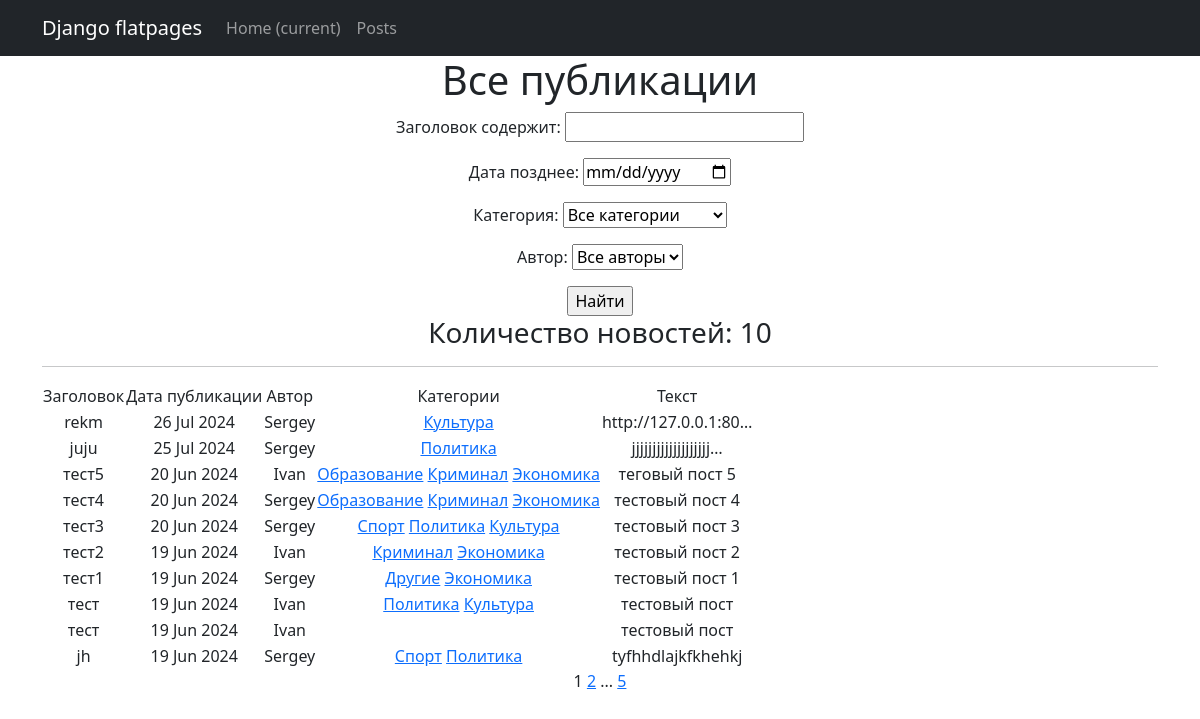
/posts/, run on the app's committed database.
### news_project/models.py (models this page shows, shortened)
class Post(models.Model):
    NEWS = 'NE'
    ARTICLE = 'AR'
    CHOICE_TYPE = [
        (NEWS, 'Новость'),
        (ARTICLE, 'Статья'),
    ]
    postType = models.CharField(max_length=2, choices=CHOICE_TYPE, default='ARTICLE')
    postAuthor = models.ForeignKey(Author, on_delete=models.CASCADE)
    postCategory = models.ManyToManyField(Category, through='PostCategory')
    autoDate = models.DateTimeField(auto_now_add=True)
    title = models.CharField(max_length=128)
    postText = models.TextField()
    postRating = models.SmallIntegerField(default=0)

class Author(models.Model):
    authorUser = models.OneToOneField(User, on_delete=models.CASCADE)
    ratingAuthor = models.SmallIntegerField(default=0)
    def __str__(self):
        return self.authorUser.username

class Category(models.Model):
    SPORT = 'SP'
    POLICY = 'PO'
    CULTURE = 'CU'
    EDUCATION = 'ED'
    HEALTHCARE = 'HE'
    CRIMINAL = 'CR'
    ECONOMY = 'EC'
    OTHER = 'OT'
    CATEGORY_TOPIC = [
        (SPORT, 'Спорт'),
        (POLICY, 'Политика'),
        (CULTURE, 'Культура'),
        (EDUCATION, 'Образование'),
        (HEALTHCARE, 'Здравоохранение'),
        (CRIMINAL, 'Криминал'),
        (ECONOMY, 'Экономика'),
        (OTHER, 'Другие')
    ]
    categoryName = models.CharField(max_length=2, choices=CATEGORY_TOPIC, default='OTHER', unique=True)
    subscribers = models.ManyToManyField(User, related_name='categories')
    def __str__(self):
        return self.get_categoryName_display()

### news_project/views.py (the view)
# urls.py: path('', cache_page(60)(PostsList.as_view()), name='posts_list'),
class PostsList(ListView):
    model = Post
    ordering = '-autoDate'
    template_name = 'posts.html'
    context_object_name = 'posts'
    paginate_by = 10
    def get_queryset(self):
        queryset = super().get_queryset()
        self.filterset = PostFilter(self.request.GET, queryset)
        return self.filterset.qs
    def get_context_data(self, **kwargs):
        context = super().get_context_data(**kwargs)
        context['filterset'] = self.filterset
        return context

### news_project/templatetags/custom_filters.py (called while the page is built)
@register.filter()
def censor(text):
    if type(text) is not str:
        raise TypeError('Переменная может иметь только строковый тип')
    else:
        new_text = text.split()
        censored_text = []
        for word in new_text:
            nw = word.lower()
            if nw.translate(str.maketrans('', '', string.punctuation)) in CENSORED_WORDS:
                new_word = word[0] + '*' * (len(word[1:]))
                censored_text.append(new_word)
            else:
                censored_text.append(word)
    return ' '.join(censored_text)

### templates/posts.html (shortened to what this page needs)
{% extends 'flatpages/default.html' %}
{% load custom_filters %}!
{% block content %}
    <h1>Все публикации</h1>
    <form action="" method="get">
        {{ filterset.form.as_p}}
        <input type="submit" value="Найти"/>
    </form>
    <h3>Количество новостей: {{ posts|length }}</h3>
    <hr>
{% load cache %}
    {% cache 60 table %}
    {% if posts %}
        <table>
            <tr>
                <td>Заголовок</td>
                <td>Дата публикации</td>
                <td>Автор</td>
                <td>Категории</td>
                <td>Текст</td>
            </tr>
            {% for post in posts %}
            <tr>
                <td>{{ post.title|censor }}</td>
                <td>{{ post.autoDate|date:'d M Y' }}</td>
                <td>{{ post.postAuthor }}</td>
                <td>
                {% for category in post.postCategory.all %}
                    <a href="{% url 'category_list' category.id %}">{{ category }}</a>
                {% endfor %}
                </td>
                <td>{{ post.postText|truncatechars:20|censor }}</td>
                <td>
                </td>
            </tr>
            {% endfor %}
        </table>
    {% else %}
        <h2>Публикаций нет!</h2>
    {% endif %}
    {% endcache %}
    {{ page_obj.number }}
    {% if page_obj.has_next %}
        <a href="?page={{ page_obj.next_page_number }}">{{ page_obj.next_page_number }}</a>
        {% if paginator.num_pages != page_obj.next_page_number %}
            ...
            <a href="?page={{ page_obj.paginator.num_pages }}">{{ page_obj.paginator.num_pages }}</a>
        {% endif %}
    {% endif %}
{% endblock content %}

### data on the page
Post: title|censor "rekm", autoDate "26 Jul 2024", postAuthor "Sergey", postText|censor "http://127.0.0.1:80…"
Category: categoryName "Культура"
Post: title|censor "juju", autoDate "25 Jul 2024", postAuthor "Sergey", postText|censor "jjjjjjjjjjjjjjjjjjj…"
Category: categoryName "Политика"
Post: title|censor "тест5", autoDate "20 Jun 2024", postAuthor "Ivan", postText|censor "теговый пост 5"
Category: categoryName "Образование"
Category: categoryName "Криминал"
Category: categoryName "Экономика"
Post: title|censor "тест4", autoDate "20 Jun 2024", postAuthor "Sergey", postText|censor "тестовый пост 4"
Post: title|censor "тест3", autoDate "20 Jun 2024", postAuthor "Sergey", postText|censor "тестовый пост 3"
Category: categoryName "Спорт"
Post: title|censor "тест2", autoDate "19 Jun 2024", postAuthor "Ivan", postText|censor "тестовый пост 2"
Post: title|censor "тест1", autoDate "19 Jun 2024", postAuthor "Sergey", postText|censor "тестовый пост 1"
Category: categoryName "Другие"
Post: title|censor "тест", autoDate "19 Jun 2024", postAuthor "Ivan", postText|censor "тестовый пост"
Post: title|censor "тест", autoDate "19 Jun 2024", postAuthor "Ivan", postText|censor "тестовый пост"
Post: title|censor "jh", autoDate "19 Jun 2024", postAuthor "Sergey", postText|censor "tyfhhdlajkfkhehkj"

### other printed values
{{ posts|length }} "10"
{{ page_obj.number }} "1"
{{ page_obj.next_page_number }} "2"
{{ page_obj.paginator.num_pages }} "5"
